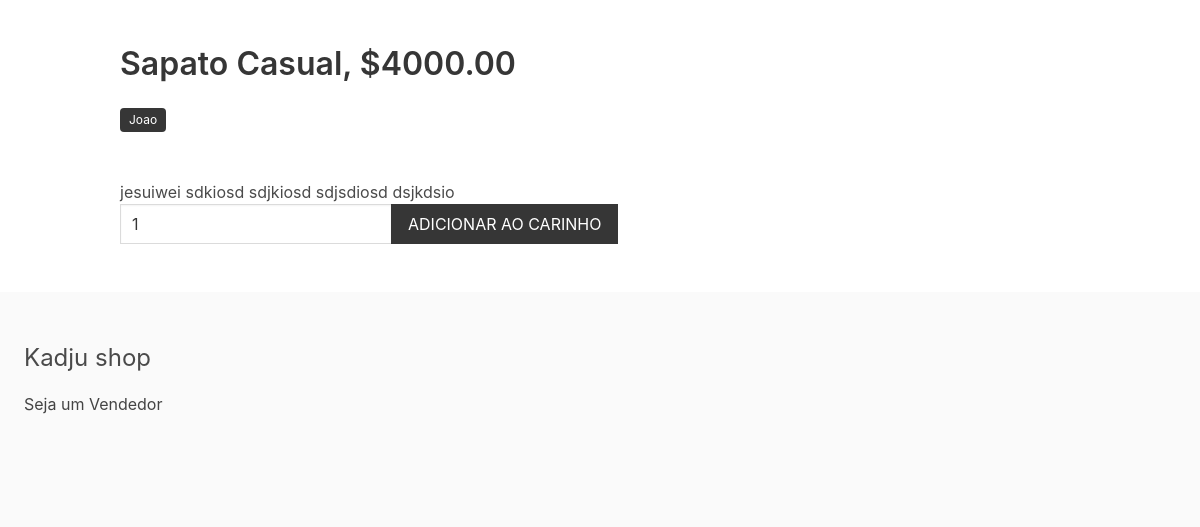
Before: /Masculino/sapato-casual/ (lower part) with the older database file.
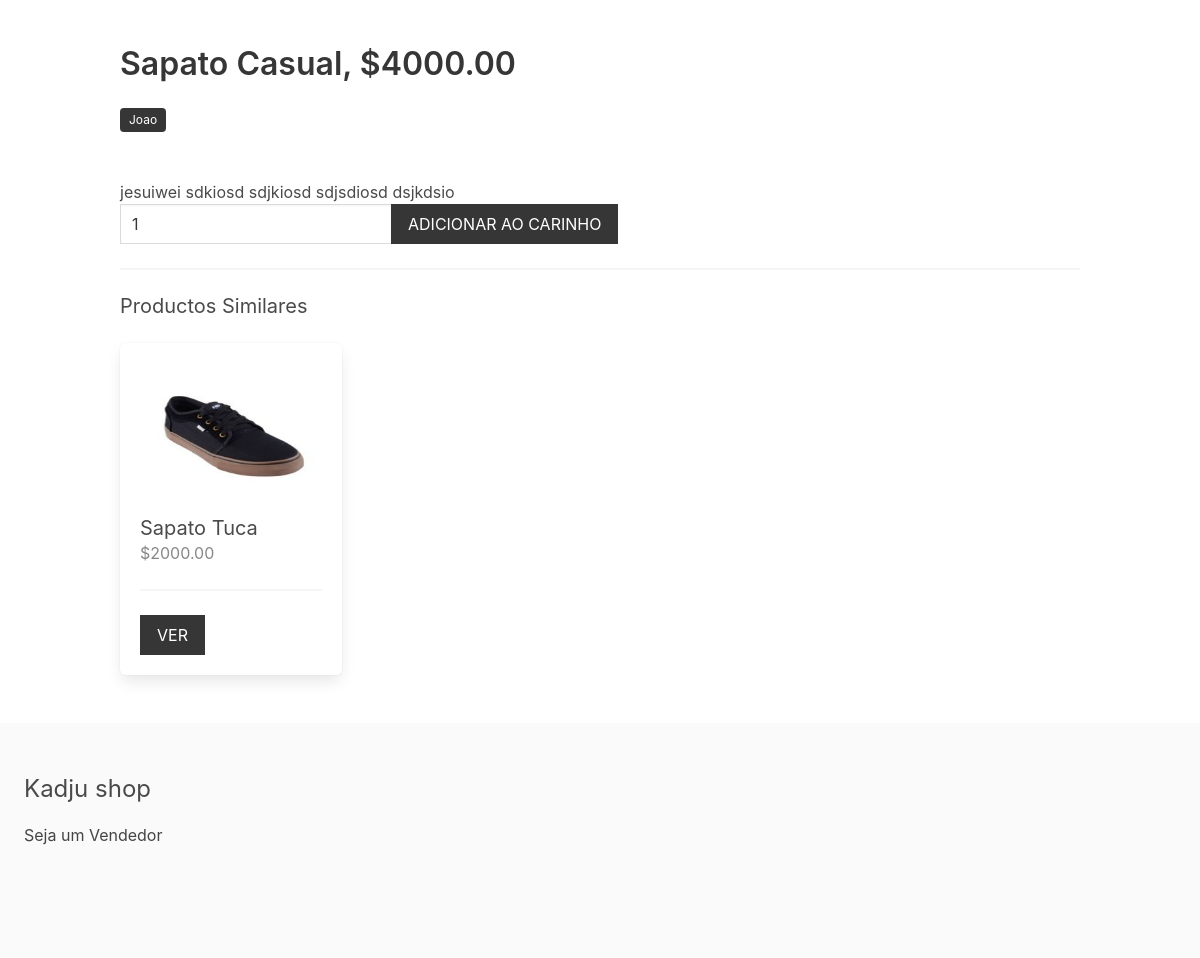
After: the same page with the newer database file.
### apps/product/models.py (models this page shows, shortened)
class Product(models.Model):
    category = models.ForeignKey(Category, related_name='products', on_delete=models.CASCADE)
    vendor = models.ForeignKey(Vendor, related_name='products', on_delete=models.CASCADE)
    title = models.CharField(max_length=255)
    slug = models.SlugField(max_length=255)
    description = models.TextField(blank=True, null=True)
    price = models.DecimalField(max_digits=6, decimal_places=2)
    date_added = models.DateTimeField(auto_now_add=True)
    image = models.ImageField(upload_to='uploads/', blank=True, null=True)
    thumbnail = models.ImageField(upload_to='uploads/', blank=True, null=True)
    class Meta:
        ordering = ['-date_added']
    def get_thumbnail(self):
        if self.thumbnail:
            return self.thumbnail.url

### apps/product/views.py (the view)
# urls.py: path('<slug:category_slug>/<slug:product_slug>/', views.product, name='product'),
def product(request, category_slug, product_slug):
    cart = Cart(request)
    product = get_object_or_404(Product, category__slug=category_slug, slug=product_slug)
    if request.method == 'POST':
        form = AddToCartForm(request.POST)
        if form.is_valid():
            quantity = form.cleaned_data['quantity']
            cart.add(product_id=product.id, quantity=quantity, update_quantity=False)
            messages.success(request, 'The product was added to the cart')
            return redirect('product', category_slug=category_slug, product_slug=product_slug)
    else:
        form = AddToCartForm()
    similar_products = list(product.category.products.exclude(id=product.id))
    if len(similar_products) >= 4:
        similar_products = random.sample(similar_products, 4)
    return render(request, 'product/product.html', {'form': form, 'product': product, 'similar_products': similar_products})

### apps/product/forms.py
class AddToCartForm(forms.Form):
    quantity = forms.IntegerField()

### apps/cart/cart.py (called while the page is built)
    def __len__(self):
        return sum(item['quantity'] for item in self.cart.values())

### apps/cart/context_processors.py (called while the page is built)
def cart(request):
    return {'cart': Cart(request)}

### apps/product/context_processors.py (called while the page is built)
def menu_categories(request):
    categories = Category.objects.all()
    return {'menu_categories': categories}

### apps/product/templates/product/product.html (shortened to what this page needs)
{% extends 'core/base.html' %}
{% block content %}
{% if product.image %}
    <h1 class="title">{{ product.title }}, ${{product.price}}</h1>
    <p class="mb-6"><span class="tag is-dark"> {{ product.vendor.name }} </span></p>
    <p>{{ product.description }}</p>
    <form method="post" action=".">
        <div class="field has-addons">
            <div class="control">
                <input type="number" name="quantity" value="1" class="input" min="1">
            </div>
            <div class="control">
                <button class="button is-dark is-uppercase">Adicionar ao Carinho</button>
            </div>
        </div>
    </form>
    {% if similar_products %}
    <hr>
    <div class="columns is-multiline">
        <div class="column is-12">
            <h2 class="subtitle">Productos Similares</h2>
        </div>
        {% for product in similar_products %}
             {% include 'product/parts/list_item.html' %}
        {% endfor %}
    </div>
    {% endif %}
    {% endif %}
{% endblock %}

### apps/product/templates/product/parts/list_item.html
<div class="column is-3 product-list-item">
    <div class="box">
        <figure class="image is-4by3 mb-4">
            <img src="{{ product.get_thumbnail }}">
        </figure>
        <h2 class="subtitle">{{ product.title }}</h2>
        <h3 class="price is-size-6 mb-5">${{ product.price }}</h3>
        <hr>
        <a href="{% url 'product' product.category.slug product.slug %}" class="button is-dark is-uppercase">Ver</a>
    </div>
</div>

Changed rows visible on the page:
added Product: get_thumbnail (picture), title "Sapato Tuca", price "2000.00"
Other visible differences:
text now shown: "Productos Similares"
